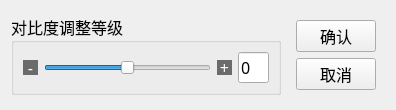
<?xml version="1.0" encoding="UTF-8"?>
<ui version="4.0">
 <class>ui_contrast</class>
 <widget class="QDialog" name="ui_contrast">
  <property name="geometry">
   <rect>
    <x>0</x>
    <y>0</y>
    <width>396</width>
    <height>105</height>
   </rect>
  </property>
  <property name="windowTitle">
   <string>Dialog</string>
  </property>
  <layout class="QHBoxLayout" name="horizontalLayout_2">
   <item>
    <widget class="QGroupBox" name="groupBox">
     <property name="sizePolicy">
      <sizepolicy hsizetype="Preferred" vsizetype="Fixed">
       <horstretch>0</horstretch>
       <verstretch>0</verstretch>
      </sizepolicy>
     </property>
     <property name="maximumSize">
      <size>
       <width>16777215</width>
       <height>16777215</height>
      </size>
     </property>
     <property name="font">
      <font>
       <family>微软雅黑</family>
       <pointsize>12</pointsize>
      </font>
     </property>
     <property name="title">
      <string>对比度调整等级</string>
     </property>
     <layout class="QHBoxLayout" name="horizontalLayout">
      <item>
       <widget class="QToolButton" name="minus">
        <property name="minimumSize">
         <size>
          <width>15</width>
          <height>15</height>
         </size>
        </property>
        <property name="maximumSize">
         <size>
          <width>15</width>
          <height>15</height>
         </size>
        </property>
        <property name="font">
         <font>
          <family>微软雅黑</family>
          <pointsize>12</pointsize>
         </font>
        </property>
        <property name="styleSheet">
         <string notr="true">background-color: rgb(107, 107, 107);
color:white;
border:0px;</string>
        </property>
        <property name="text">
         <string>-</string>
        </property>
       </widget>
      </item>
      <item>
       <widget class="QSlider" name="level">
        <property name="font">
         <font>
          <family>微软雅黑</family>
          <pointsize>12</pointsize>
         </font>
        </property>
        <property name="minimum">
         <number>-100</number>
        </property>
        <property name="maximum">
         <number>100</number>
        </property>
        <property name="orientation">
         <enum>Qt::Horizontal</enum>
        </property>
       </widget>
      </item>
      <item>
       <widget class="QToolButton" name="plus">
        <property name="sizePolicy">
         <sizepolicy hsizetype="Fixed" vsizetype="Fixed">
          <horstretch>0</horstretch>
          <verstretch>0</verstretch>
         </sizepolicy>
        </property>
        <property name="minimumSize">
         <size>
          <width>15</width>
          <height>15</height>
         </size>
        </property>
        <property name="maximumSize">
         <size>
          <width>15</width>
          <height>15</height>
         </size>
        </property>
        <property name="font">
         <font>
          <family>微软雅黑</family>
          <pointsize>12</pointsize>
         </font>
        </property>
        <property name="styleSheet">
         <string notr="true">background-color: rgb(107, 107, 107);
color:white;
border:0px;</string>
        </property>
        <property name="text">
         <string>+</string>
        </property>
       </widget>
      </item>
      <item>
       <widget class="QLineEdit" name="lineEdit">
        <property name="sizePolicy">
         <sizepolicy hsizetype="Fixed" vsizetype="Fixed">
          <horstretch>0</horstretch>
          <verstretch>0</verstretch>
         </sizepolicy>
        </property>
        <property name="maximumSize">
         <size>
          <width>31</width>
          <height>16777215</height>
         </size>
        </property>
        <property name="font">
         <font>
          <family>微软雅黑</family>
          <pointsize>12</pointsize>
         </font>
        </property>
        <property name="text">
         <string>0</string>
        </property>
       </widget>
      </item>
     </layout>
    </widget>
   </item>
   <item>
    <widget class="QWidget" name="widget" native="true">
     <property name="sizePolicy">
      <sizepolicy hsizetype="Fixed" vsizetype="Fixed">
       <horstretch>0</horstretch>
       <verstretch>0</verstretch>
      </sizepolicy>
     </property>
     <property name="font">
      <font>
       <family>微软雅黑</family>
       <pointsize>12</pointsize>
      </font>
     </property>
     <layout class="QVBoxLayout" name="verticalLayout">
      <item>
       <widget class="QPushButton" name="ok_button">
        <property name="enabled">
         <bool>true</bool>
        </property>
        <property name="font">
         <font>
          <family>微软雅黑</family>
          <pointsize>12</pointsize>
         </font>
        </property>
        <property name="text">
         <string>确认</string>
        </property>
        <property name="autoDefault">
         <bool>false</bool>
        </property>
       </widget>
      </item>
      <item>
       <widget class="QPushButton" name="cancel_button">
        <property name="font">
         <font>
          <family>微软雅黑</family>
          <pointsize>12</pointsize>
         </font>
        </property>
        <property name="text">
         <string>取消</string>
        </property>
        <property name="autoDefault">
         <bool>false</bool>
        </property>
       </widget>
      </item>
     </layout>
    </widget>
   </item>
  </layout>
 </widget>
 <resources/>
 <connections/>
</ui>
